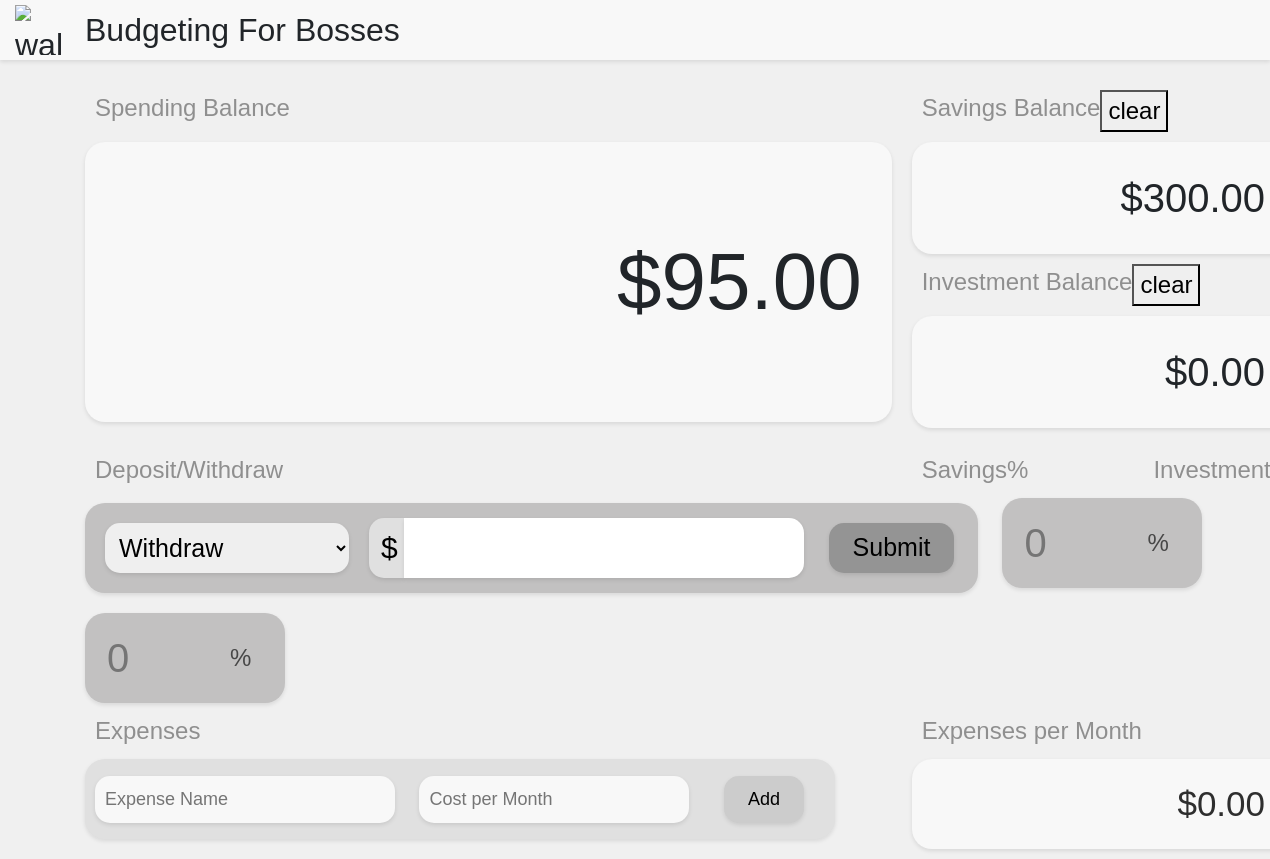
Before: / with the older database file.
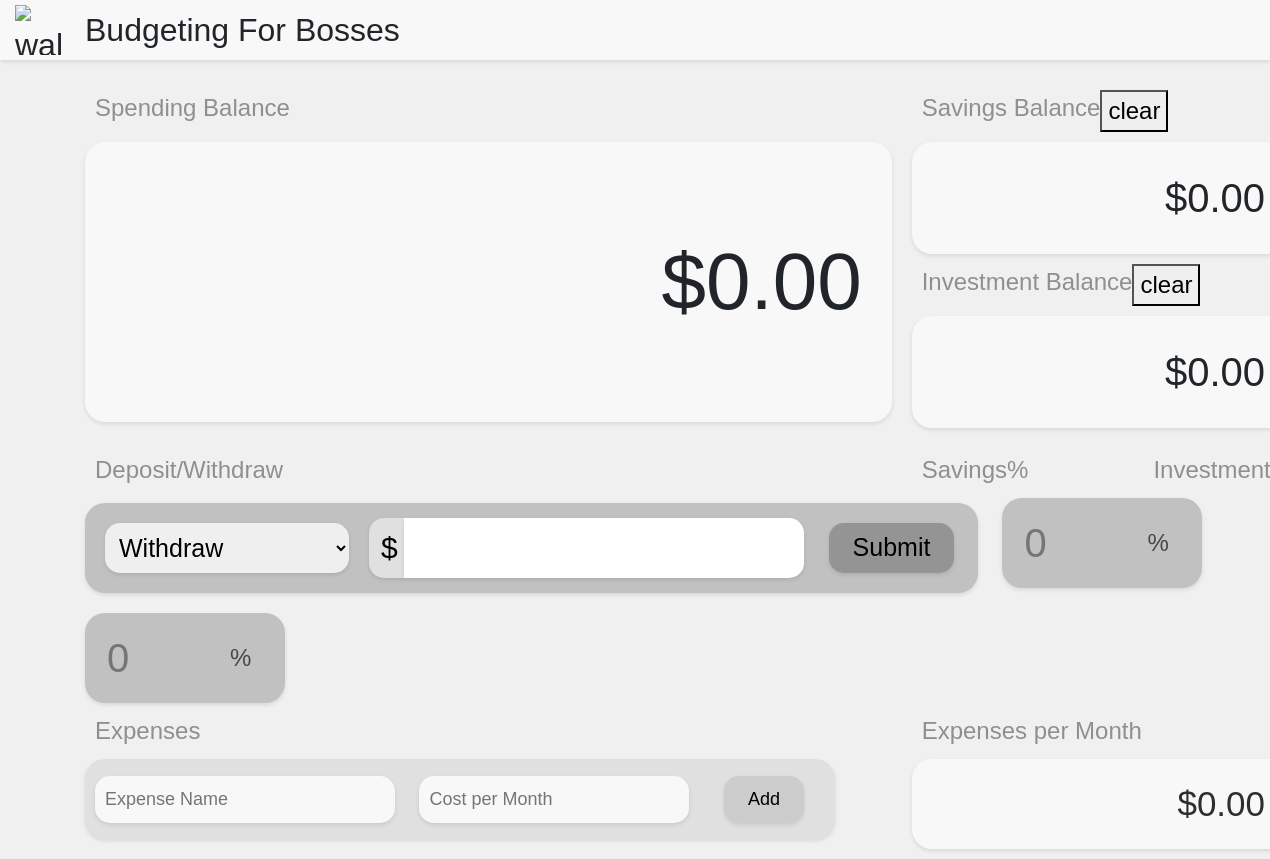
After: the same page with the newer database file.
### tables this page shows
CREATE TABLE streams (
        id INTEGER PRIMARY KEY,
        type TEXT,
        deduction REAL,
        value REAL
    );

### app.py (the view)
@app.route('/')
def index():
    connection = sqlite3.connect('budget.db')
    cursor = connection.cursor()
    streams = cursor.execute('SELECT * FROM streams').fetchall()
    expenses = cursor.execute('SELECT * FROM expenses').fetchall()
    connection.close()
    return render_template('index.html', streams = streams, expenses = expenses)

### templates/index.html (shortened to what this page needs)
<!DOCTYPE html>
<html lang="en">
<head>
    <link rel="stylesheet" href="https://stackpath.bootstrapcdn.com/bootstrap/4.5.2/css/bootstrap.min.css">
    <link rel="stylesheet" href="{{ url_for('static', filename='css/custom.css') }}">
</head>
<body>
    <div class="hero-section">
        <img class="hero-logo" src="https://img.icons8.com/?size=100&id=yKpKytomTHlC&format=png&color=000000" alt="wallet logo">
        Budgeting For Bosses
    </div>
    <div class="container">
        <div class="sub-heading">Spending Balance</div>
        <div class="sub-heading-side"> Savings Balance
            <form action="/clear" method="post">
                <button type="submit" onclick="confirmSubmission(event)">clear</button>
            </form>
        </div>
        <div class="large-rect">
            <span id="balance">${{ '%.2f' % streams[0][3] }}</span>
        </div>
        <div class="side-rects">
            <div class="side-rect">
                <span id="balance-side">${{ '%.2f' % streams[1][3] }}</span>
            </div>
            <div class="sub-heading-side"> Investment Balance
                <form action="/clear"  method="post">
                    <button type="submit" onclick="confirmSubmission(event)">clear</button>
                </form>
            </div>
            <div class="side-rect">
                <span id="balance-side">${{ '%.2f' % streams[2][3] }}</span>
            </div>
        </div>
        <div class="sub-heading">Deposit/Withdraw</div>
        <div class="sub-heading percent">
            <div>Savings%</div>
            <div class="sub-heading-percent-title">Investments%</div>
        </div>
        <div class="input-container">
            <form action="/transaction" method="post" autocomplete="off" id="transaction-form">
                <div class="inline-div deposit">
                    <select class="deposit-options" name="transaction-type">
                        <option value="withdraw">Withdraw</option>
                    </select>
                    <span class="deposit-input-span">$</span>
                    <input type="number" class="deposit-input" name="deposit" min="0" required>
                    <button class="deposit-submit" type="submit" onclick="confirmSubmission(event);validatePercentages(event)">Submit</button>
                </div>
                <div class="inline-div percent">
                    <input id="percent1" type="number" class="percent-input" name="savingsPercent" min="0" max="100" placeholder="{{ '%.0f' % streams[1][2] }}">
                    <span>%</span>
                </div>
                <div class="inline-div percent">
                    <input id="percent2" type="number" class="percent-input" name="investmentsPercent" min="0" max="100" placeholder="{{ '%.0f' % streams[2][2] }}">
                    <span>%</span>
                </div>
            </form>
        </div>
        <div class="sub-heading">Expenses</div>
        <div class="sub-heading-side"> Expenses per Month</div>
            <div class="small-rect gray">
                <form action="/add" method="post" autocomplete="off">
                    <input type="text" name="name" placeholder="Expense Name" class="add-expense-name" required>
                    <input type="number" name="value" placeholder="Cost per Month" class="add-expense-value" required>
                    <button type="submit" class="add-expense-submit-btn">Add</button>
                </form>
            </div>
            <div class="side-rect expenses">
                <span id="balance-side">${{ '%.2f' % streams[3][3] }}</span>
            </div>
</body>
</html>

### static/css/custom.css (style rules this page uses)
body { justify-content: center; align-items: center; margin: 0; background-color: #f0f0f0; font-family: Helvetica; }
.hero-section { width: 100%; height: 60px; background-color: #f8f8f8; box-shadow: 0 2px 4px rgba(0, 0, 0, 0.1); display: flex; align-items: center; margin-bottom: 30px; padding-left: 15px; font-size: xx-large; }
.hero-logo { width: 50px; height: 50px; margin-right: 20px; }
.container { max-width: 1400px; margin-left: 60px; display: grid; grid-template-columns: 1fr 1fr 1fr; gap: 0; }
.large-rect, .small-rect, .deposit-rect, .side-rect, .percent-savings-rect, .percent-investments-rect { background-color: #f8f8f8; border-radius: 20px; box-shadow: 0 2px 4px rgba(0, 0, 0, 0.1); margin: 10px; }
.large-rect { height: 280px; grid-column: span 2; display: flex; justify-content: right; align-items: center; margin-bottom: 30px; padding-right: 30px; font-size: 80px; }
.input-container { grid-column: span 3; display: flex; }
.inline-div { display: inline-flex; margin: 10px; margin-right: 10px; background-color: #c2c1c1; border-radius: 20px; box-shadow: 0 2px 4px rgba(0, 0, 0, 0.1); justify-content: flex-start; align-items: center; border-width: 0px; border-color: #8f8f8f; font-size: x-large; outline: #8f8f8f; color: #474747; }
.inline-div.deposit { width: 893px; height: 90px; align-content: center; }
.deposit-input { height: 60px; border-color: #e0e0e0; border: 0px; box-shadow: 0 2px 4px rgba(0, 0, 0, 0.1); border-top-right-radius: 15px; border-bottom-right-radius: 15px; padding-left: 10px; font-size: 40px; width: 400px; }
.deposit-options { margin-left: 20px; height: 50px; border-color: #e0e0e0; border: 0px; box-shadow: 0 2px 4px rgba(0, 0, 0, 0.1); border-radius: 15px; padding-left: 10px; padding-right: 5px; font-size: 25px; color: #000000; }
.deposit-input-span { color: #000000; padding-top: 7px; padding-left: 12px; width: 35px; margin-left: 20px; background-color: #e0e0e0; height: 60px; font-size: 30px; box-shadow: 0 2px 4px rgba(0, 0, 0, 0.1); border-top-left-radius: 15px; border-bottom-left-radius: 15px; }
.deposit-submit { margin-left: 25px; height: 50px; border-color: #5c5c5c; border: 0px; box-shadow: 0 2px 4px rgba(0, 0, 0, 0.1); border-radius: 15px; padding-left: 10px; padding-right: 10px; font-size: 25px; color: #000000; background-color: #949494; width: 125px; }
.inline-div.percent { height: 90px; width: 200px; }
.percent-input { font-size: 40px; width: 120px; height: 40px; margin-left: 20px; margin-right: 5px; color: #474747; border: 0px; border-color: #f8f8f8; background-color: #c2c1c1; }
.small-rect { grid-column: span 2; height: 80px; max-width: 750px; }
.small-rect.gray { background-color: #e0e0e0; display: flex; justify-content: flex-start; align-items: center; gap: 10px; }
.side-rects { display: flex; flex-direction: column; }
.side-rect { height: 112px; display: flex; justify-content: right; align-items: center; padding-right: 40px; font-size: 40px; }
.side-rect.expenses { height: 90px; font-size: 35px; color: #2e2e2e; }
.sub-heading { grid-column: span 2; padding-left: 20px; font-size: x-large; color: #8f8f8f; }
.sub-heading-side { grid-column: span 1; padding-left: 20px; font-size: x-large; color: #8f8f8f; display: flex; }
.sub-heading.percent { grid-column: span 1; display: flex; }
.sub-heading-percent-title { padding-left: 125px; }
.add-expense-name, .add-expense-value, .add-expense-submit-btn, .wrapper { background-color: #f8f8f8; border-radius: 15px; box-shadow: 0 2px 4px rgba(0, 0, 0, 0.1); margin: 10px; border-width: 0px; border-color: #8f8f8f; padding: 10px; font-size: large; outline: #8f8f8f; }
.add-expense-name { width: 300px; }
.add-expense-value { width: 270px; }
.add-expense-submit-btn { background-color: #cccccc; width: 80px; margin-left: 20px; }

Changed rows visible on the page:
changed streams (number 1 of 4 on the later page): value "95.00" → "0.00"
changed streams (number 2 of 4 on the later page): value "300.00" → "0.00"
